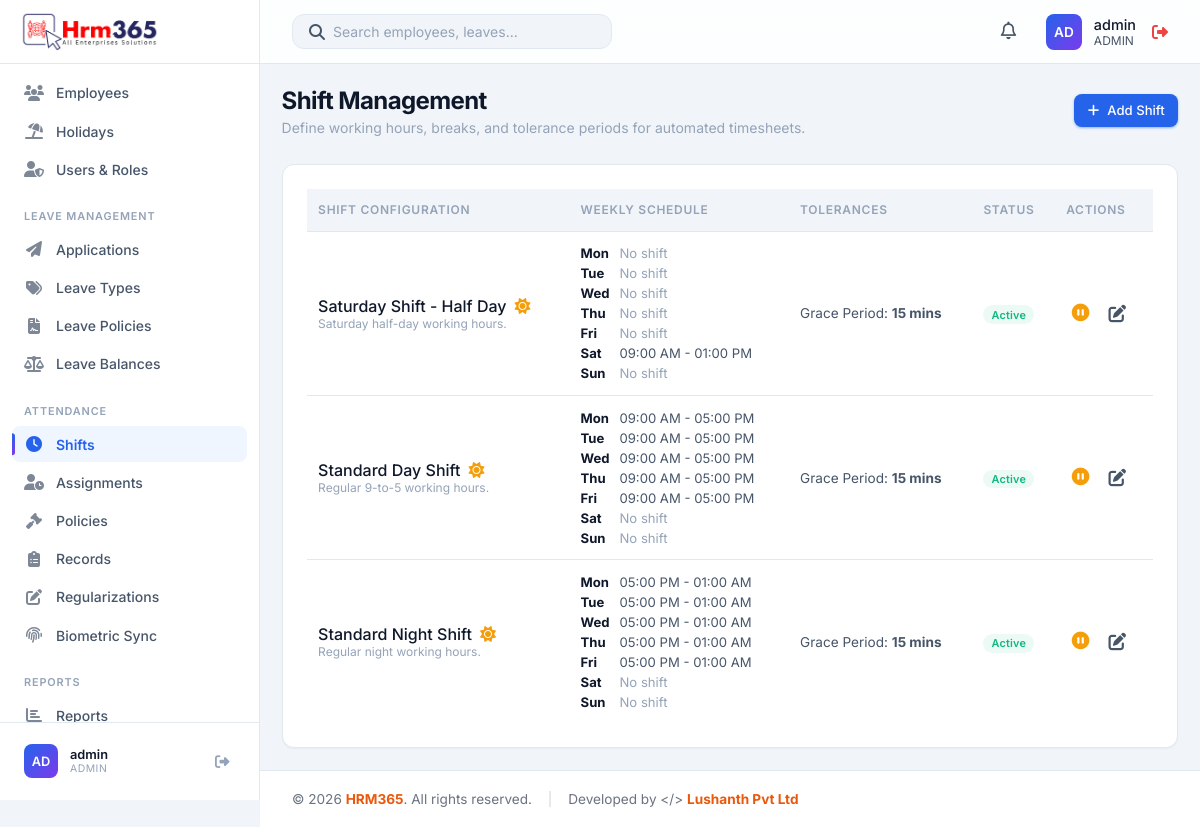
/modules/shifts/index.php (signed in), run on the app's committed database.
### tables this page shows
CREATE TABLE IF NOT EXISTS users (
    id INT AUTO_INCREMENT PRIMARY KEY,
    username VARCHAR(50) NOT NULL UNIQUE,
    password VARCHAR(255) NOT NULL,
    full_name VARCHAR(100),
    phone VARCHAR(30),
    role ENUM('admin', 'HR', 'manager', 'employee') DEFAULT 'employee',
    status ENUM('Active', 'Inactive') DEFAULT 'Active',
    language VARCHAR(20) DEFAULT 'English',
    department VARCHAR(50),
    employee_id INT NULL,
    created_at TIMESTAMP DEFAULT CURRENT_TIMESTAMP,
    FOREIGN KEY (employee_id) REFERENCES employees(id) ON DELETE CASCADE,
    UNIQUE KEY unique_employee_login (employee_id)
);

CREATE TABLE IF NOT EXISTS shifts (
    id INT AUTO_INCREMENT PRIMARY KEY,
    name VARCHAR(100) NOT NULL,
    description TEXT,
    start_time TIME NOT NULL,
    end_time TIME NOT NULL,
    grace_period INT DEFAULT 0,
    is_night_shift BOOLEAN DEFAULT FALSE,
    status ENUM('Active', 'Inactive') DEFAULT 'Active',
    created_at TIMESTAMP DEFAULT CURRENT_TIMESTAMP
);

CREATE TABLE IF NOT EXISTS shift_weekly_schedules (
    id INT AUTO_INCREMENT PRIMARY KEY,
    shift_id INT NOT NULL,
    weekday TINYINT NOT NULL,
    is_working BOOLEAN DEFAULT TRUE,
    start_time TIME NULL,
    end_time TIME NULL,
    is_night_shift BOOLEAN DEFAULT FALSE,
    created_at TIMESTAMP DEFAULT CURRENT_TIMESTAMP,
    updated_at TIMESTAMP DEFAULT CURRENT_TIMESTAMP ON UPDATE CURRENT_TIMESTAMP,
    UNIQUE KEY shift_weekday (shift_id, weekday),
    FOREIGN KEY (shift_id) REFERENCES shifts(id) ON DELETE CASCADE
);

### modules/shifts/index.php (the view, shortened to what the rows shown need)
<?php
require_once '../../includes/db.php';
require_once '../../includes/auth.php';
$stmt = $pdo->query("SELECT * FROM shifts ORDER BY name ASC");
$shifts = $stmt->fetchAll();
$scheduleRows = $pdo->query("
    SELECT sw.*, s.name AS shift_name
    FROM shift_weekly_schedules sw
    JOIN shifts s ON sw.shift_id = s.id
    ORDER BY sw.shift_id ASC, sw.weekday ASC
")->fetchAll();
$weeklySchedules = [];
foreach ($scheduleRows as $row) {
    $weeklySchedules[intval($row['shift_id'])][intval($row['weekday'])] = $row;
}
$dayLabels = [1 => 'Mon', 2 => 'Tue', 3 => 'Wed', 4 => 'Thu', 5 => 'Fri', 6 => 'Sat', 7 => 'Sun'];
include '../../includes/header.php';
?>
<div class="page-header">
    <div>
        <h1 class="page-title">Shift Management</h1>
    </div>
</div>
<div class="card">
    <div class="table-container">
        <table class="table">
            <thead>
                <tr>
                    <th>Shift Configuration</th>
                    <th>Weekly Schedule</th>
                    <th>Tolerances</th>
                    <th>Status</th>
                    <th>Actions</th>
                </tr>
            </thead>
            <tbody>
                <?php foreach ($shifts as $s): ?>
                <tr>
                    <td>
                        <div style="font-weight: 500; color: var(--text-primary); display: flex; align-items: center; gap: 0.5rem;">
                            <?php echo htmlspecialchars($s['name']); ?>
                            <?php if ($s['is_night_shift']): ?>
                                <i class="fas fa-moon" style="color: var(--accent-info);" title="Night Shift"></i>
                            <?php else: ?>
                                <i class="fas fa-sun" style="color: var(--accent-warning);" title="Day Shift"></i>
                            <?php endif; ?>
                        </div>
                        <div style="font-size: 0.75rem; color: var(--text-muted);"><?php echo htmlspecialchars(substr($s['description'], 0, 50)); ?></div>
                    </td>
                    <td>
                        <div style="display: grid; gap: 0.25rem;">
                            <?php foreach ($dayLabels as $dayNumber => $dayLabel): ?>
                                <?php $day = $weeklySchedules[intval($s['id'])][$dayNumber] ?? null; ?>
                                <div style="font-size: 0.82rem; color: var(--text-secondary); white-space: nowrap;">
                                    <strong style="display: inline-block; width: 2.2rem; color: var(--text-primary);"><?php echo $dayLabel; ?></strong>
                                    <?php if ($day && intval($day['is_working']) === 1 && !empty($day['start_time']) && !empty($day['end_time'])): ?>
                                        <?php echo date('h:i A', strtotime($day['start_time'])); ?> - <?php echo date('h:i A', strtotime($day['end_time'])); ?>
                                    <?php elseif (!$day && $dayNumber <= 5): ?>
                                        <?php echo date('h:i A', strtotime($s['start_time'])); ?> - <?php echo date('h:i A', strtotime($s['end_time'])); ?>
                                    <?php else: ?>
                                        <span style="color: var(--text-muted);">No shift</span>
                                    <?php endif; ?>
                                </div>
                            <?php endforeach; ?>
                        </div>
                    </td>
                    <td>
                        <div style="font-size: 0.85rem; color: var(--text-secondary);">Grace Period: <strong><?php echo intval($s['grace_period']); ?> mins</strong></div>
                    </td>
                    <td>
                        <?php if ($s['status'] === 'Active'): ?>
                            <span class="status-badge status-active">Active</span>
                        <?php else: ?>
                            <span class="status-badge" style="background: var(--bg-hover); color: var(--text-muted);">Inactive</span>
                        <?php endif; ?>
                    </td>
                    <td>
                        <div style="display: flex; gap: 0.5rem;">
                            <form action="toggle_status.php" method="POST" style="margin: 0;">
                                <?php if ($s['status'] === 'Active'): ?>
                                    <button type="submit" class="action-btn" style="color: var(--accent-warning);" title="Deactivate Shift"><i class="fas fa-pause-circle"></i></button>
                                <?php else: ?>
                                    <input type="hidden" name="status" value="Active">
                                    <button type="submit" class="action-btn" style="color: var(--accent-success);" title="Activate Shift"><i class="fas fa-play-circle"></i></button>
                                <?php endif; ?>
                            </form>
                            <a href="edit.php?id=<?php echo $s['id']; ?>" class="action-btn" title="Edit Shift Rules"><i class="fas fa-edit"></i></a>
                        </div>
                    </td>
                </tr>
                <?php endforeach; ?>
            </tbody>
        </table>
    </div>
</div>
<?php include '../../includes/footer.php'; ?>

### includes/header.php (shortened to what the rows shown need)
<?php
require_once __DIR__ . '/auth.php';
require_once __DIR__ . '/avatar.php';
$stylesheetPath = __DIR__ . '/../css/styles.css';
$stylesheetVersion = is_file($stylesheetPath) ? filemtime($stylesheetPath) : time();
?>
<!DOCTYPE html>
<html lang="en">
<head>
    <link rel="stylesheet" href="<?php echo app_url('css/styles.css'); ?>?v=<?php echo $stylesheetVersion; ?>">
    <link rel="stylesheet" href="https://cdnjs.cloudflare.com/ajax/libs/font-awesome/6.4.0/css/all.min.css">
</head>
<body>
    <?php include 'sidebar.php'; ?>
    <div class="main-wrapper" style="display: flex; flex-direction: column; flex: 1; min-height: 100vh; width: 100%;">
        <header class="top-header">
            <div class="header-actions">
                <div class="user-profile" style="display: flex; align-items: center; gap: 1rem;">
                    <a href="<?php echo app_url('profile.php'); ?>" style="display: flex; align-items: center; gap: 0.75rem; text-decoration: none; color: inherit;">
                        <?php echo render_avatar($currentUser['first_name'] ?? null, $currentUser['last_name'] ?? null, $currentUser['profile_photo'] ?? null, $currentUser['username']); ?>
                        <div class="user-info">
                            <div style="font-size: 0.9rem; font-weight: 500; color: var(--text-primary);">
                                <?php echo htmlspecialchars($_SESSION['full_name'] ?? $currentUser['username']); ?>
                            </div>
                            <div style="font-size: 0.75rem; color: var(--text-secondary); text-transform: uppercase;">
                                <?php echo htmlspecialchars($currentUser['role']); ?>
                            </div>
                        </div>
                    </a>
                </div>
            </div>
        </header>
        <main class="content-area">

### includes/sidebar.php (shortened to what the rows shown need)
<?php
require_once __DIR__ . '/avatar.php';
?>
<aside class="sidebar">
    <div class="sidebar-footer">
        <div class="sidebar-user">
            <?php echo render_avatar($currentUser['first_name'] ?? null, $currentUser['last_name'] ?? null, $currentUser['profile_photo'] ?? null, $currentUser['username']); ?>
            <div class="sidebar-user-info">
                <div class="sidebar-user-name"><?php echo htmlspecialchars($_SESSION['full_name'] ?? $currentUser['username']); ?></div>
                <div class="sidebar-user-role"><?php echo htmlspecialchars($currentUser['role']); ?></div>
            </div>
            <a href="<?php echo app_url('logout.php'); ?>" class="sidebar-logout" title="Logout"><i class="fas fa-sign-out-alt"></i></a>
        </div>
    </div>
</aside>

### includes/avatar.php (shortened to what the rows shown need)
<?php
function profile_photo_url(?string $path): ?string
{
    if (empty($path)) {
        return null;
    }
    $relative = ltrim(str_replace('\\', '/', $path), '/');
    $absolute = realpath(__DIR__ . '/../' . str_replace('/', DIRECTORY_SEPARATOR, $relative));
    return app_url($relative) . '?v=' . filemtime($absolute);
}
function avatar_initials(?string $first, ?string $last, ?string $fallback = ''): string
{
    $first = trim((string) $first);
    $last = trim((string) $last);
    $fallback = trim($fallback);
    return strtoupper(substr($fallback !== '' ? $fallback : 'U', 0, 2));
}
function render_avatar(?string $first, ?string $last, ?string $photoPath, ?string $fallback = '', string $class = 'avatar', string $style = ''): string
{
    $url = profile_photo_url($photoPath);
    $label = trim(trim((string) $first) . ' ' . trim((string) $last));
    if ($label === '') {
        $label = $fallback ?: 'User';
    }
    $styleAttr = $style !== '' ? ' style="' . htmlspecialchars($style, ENT_QUOTES, 'UTF-8') . '"' : '';
    $classAttr = htmlspecialchars($class, ENT_QUOTES, 'UTF-8');
    $titleAttr = htmlspecialchars($label, ENT_QUOTES, 'UTF-8');
    return '<div class="' . $classAttr . '"' . $styleAttr . ' title="' . $titleAttr . '">' . htmlspecialchars(avatar_initials($first, $last, $fallback), ENT_QUOTES, 'UTF-8') . '</div>';
}

### data on the page
users: role "AD AD", username "admin", role "ADMIN"
shifts: name "Saturday Shift - Half Day", is_night_shift 0 (drawn), description "Saturday half-day working hours.", dayLabel "Mon", dayLabel "Tue", dayLabel "Wed", dayLabel "Thu", dayLabel "Fri", dayLabel "Sat", id.start_time "09:00 AM", id.end_time "01:00 PM", dayLabel "Sun", grace_period "15", status "Active"
shifts: name "Standard Day Shift", is_night_shift 0 (drawn), description "Regular 9-to-5 working hours.", dayLabel "Mon", id.start_time "09:00 AM", id.end_time "05:00 PM", dayLabel "Tue", dayLabel "Wed", dayLabel "Thu", dayLabel "Fri", dayLabel "Sat", dayLabel "Sun", grace_period "15", status "Active"
shifts: name "Standard Night Shift", is_night_shift 0 (drawn), description "Regular night working hours.", dayLabel "Mon", id.start_time "05:00 PM", id.end_time "01:00 AM", dayLabel "Tue", dayLabel "Wed", dayLabel "Thu", dayLabel "Fri", dayLabel "Sat", dayLabel "Sun", grace_period "15", status "Active"
